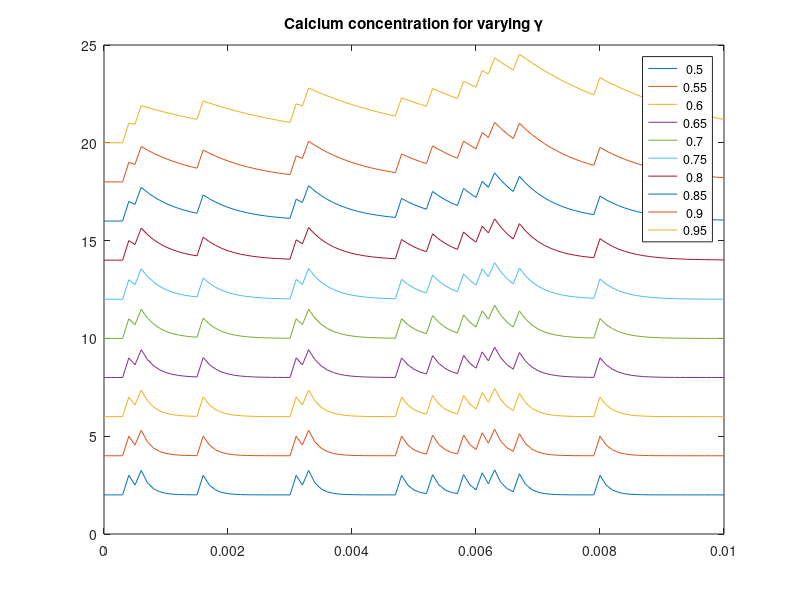
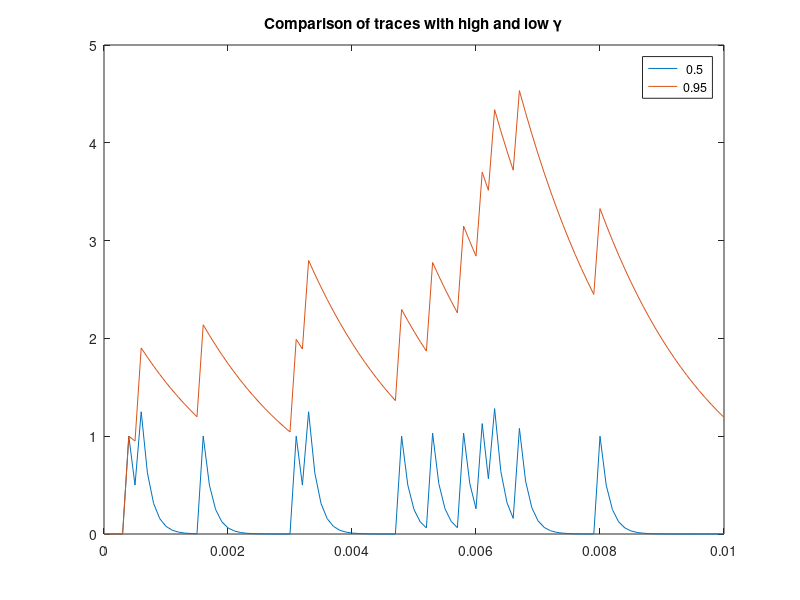

Here is the MATLAB script that generated these plots, in order: (Note: this script raises an error after producing the figures.)
%% Autoregressive Model for Calcium Dynamics
% Explain what an autoregressive model is and how this applies

%% Generate spikes from exponential distribution
rate = 1000; % spike rate (Hz)
dur = .01; % duration of trial (s)
dt = 0.0001; % time step (s)
T = (0:dt:dur);

spikes = zeros(dur/dt+1,1);

% Generating spikes from a exponential distribution
for t=1:length(T)
    if (rate*dt)>=rand
        spikes(t) = 1;
    end
end

%% Applying the AR model to Action Potentials
% Before implementing the calculation, consider what each of the parameters
% in the model does. Look again at the AR model.
%%
% $c(t) = \sum_{j=1}^p\gamma_jc(t-j)+s(t)$ 
%%
% Consider the following for $p=1$:
% * What does the parameter $\gamma_1$ represent? 
% * How do changes to $\gamma_1$ affect the calcium signal? 
% * What are reasonable values for this parameter?
%%
% Look at what happens when we vary $\gamma_1$:
p = 1;
Gamma = (.5:.05:.99);
calcium = zeros(length(spikes),numel(Gamma));
for g = 1:numel(Gamma)
    gamma = Gamma(g);
    for t = 2:length(spikes)
        calcium(t,g) = gamma(p)*calcium(t-p,g)+spikes(t);
    end
    figure(1); plot((0:dt:dur),calcium(:,g)+2*g); hold on
end
title('Calcium concentration for varying \gamma')
hold off;
legend(num2str(Gamma'))
%%
% Can you tell what's happening?
% What if we overlay the plots of the calcium signal with the highest and
% lowest values of $\gamma$.
figure(2); plot((0:dt:dur),calcium(:,[1,g]))
legend(num2str(Gamma([1,g])'))
title('Comparison of traces with high and low \gamma')
%%
% Let's do one more comparison: are the peaks in the same place?
[~,peaklocs] = arrayfun(@(i) findpeaks(calcium(:,i),[1;g]),...
    'uniformoutput',false);
disp(cat(2,peaklocs{:}))
